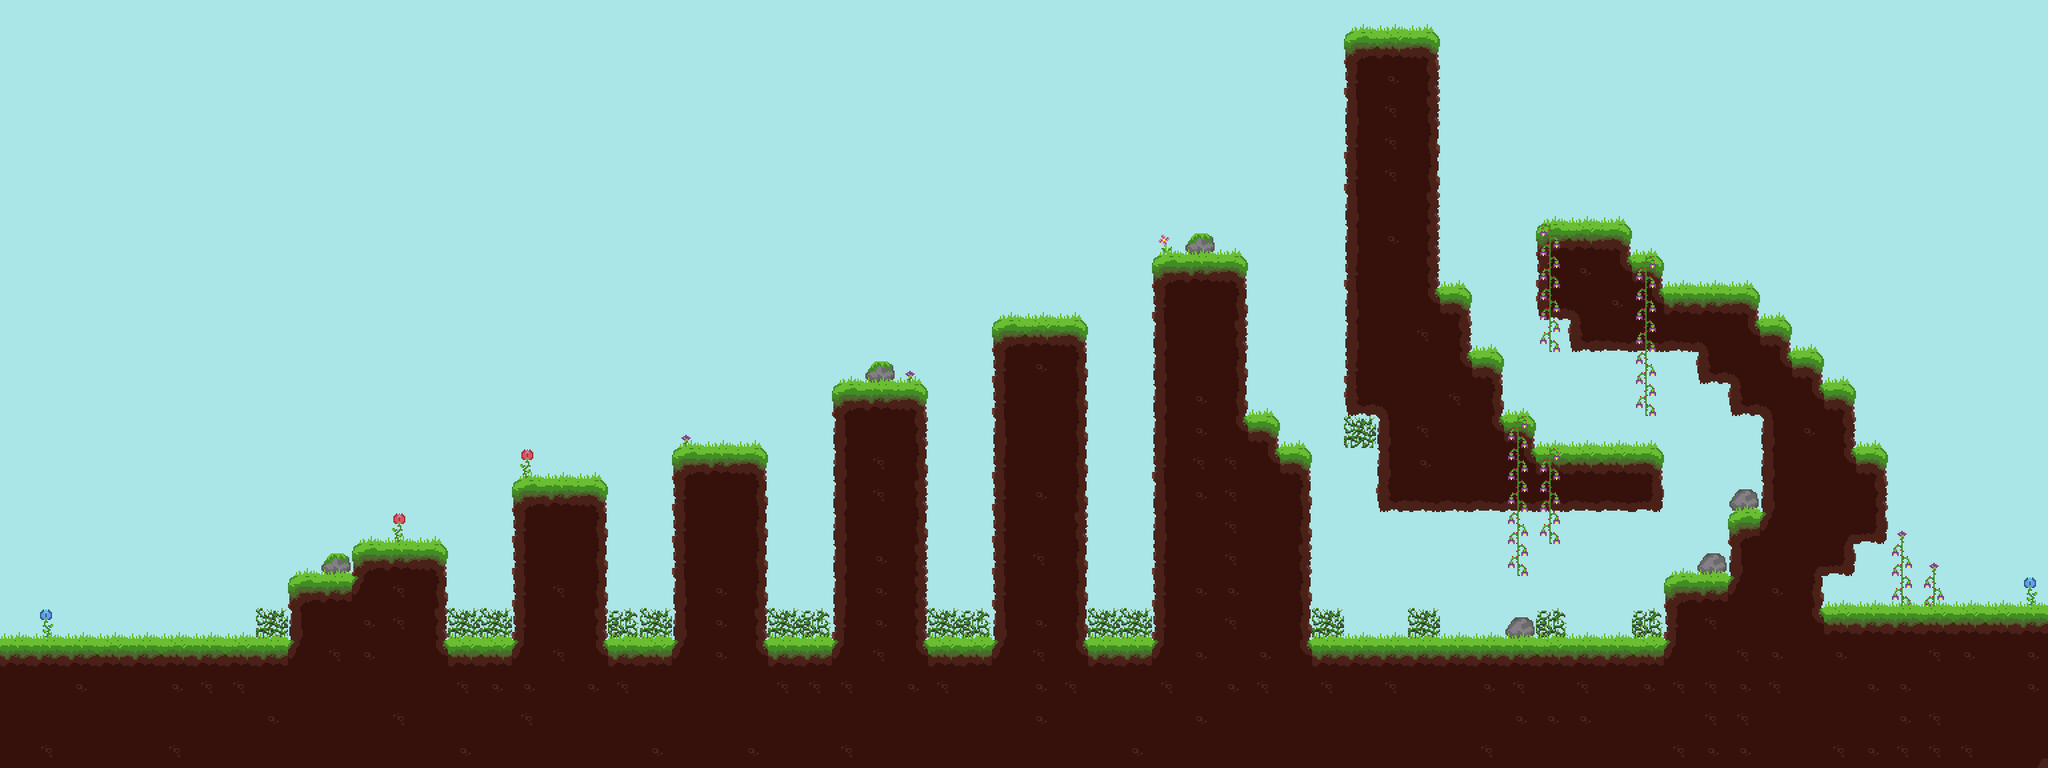

Tiled map render using the project's own tile images. Description and the map definition, with tile-layer contents summarised, below:
An orthogonal 64x24 tile map with 48x48 px tiles, 4 tile layers (ground, dangerous, decor, herbe), 3 tilesets and 5 objects (3x rat, Début de niveau, level-end).

<map version="1.0" orientation="orthogonal" width="64" height="24" tilewidth="48" tileheight="48" backgroundcolor="#aae6e7">
 <properties>
  <property name="background-1-hspeed" value="-1.2" />
  <property name="background-1-image" value="trees-2" />
  <property name="background-1-vspeed" value="-1.1" />
 </properties>
 <tileset firstgid="1" name="forest" tilewidth="48" tileheight="48">
  <image source="../../tilesets/forest.png" width="336" height="384" />
  <terraintypes>
   <terrain name="grassy-ground" tile="-1" />
  </terraintypes>
  <tile id="1" terrain=",,,0" />
  <tile id="2" terrain=",,0,0" />
  <tile id="3" terrain=",,0,0" />
  <tile id="4" terrain=",,0," />
  <tile id="5" terrain="0,0,0," />
  <tile id="6" terrain="0,0,,0" />
  <tile id="8" terrain=",0,,0" />
  <tile id="9" terrain="0,0,0,0" />
  <tile id="10" terrain="0,0,0,0" />
  <tile id="11" terrain="0,,0," />
  <tile id="12" terrain="0,,0,0" />
  <tile id="13" terrain=",0,0,0" />
  <tile id="15" terrain=",0,,0" />
  <tile id="16" terrain="0,0,0,0" />
  <tile id="17" terrain="0,0,0,0" />
  <tile id="18" terrain="0,,0," />
  <tile id="22" terrain=",0,," />
  <tile id="23" terrain="0,0,," />
  <tile id="24" terrain="0,0,," />
  <tile id="25" terrain="0,,," />
 </tileset>
 <tileset firstgid="57" source="../../tilesets/dangerous.tsx" />
 <tileset firstgid="60" name="decor-forest" tilewidth="48" tileheight="48">
  <image source="../../tilesets/decor-forest.png" width="192" height="192" />
 </tileset>
 <layer name="ground" width="64" height="24">
  <data>[1536 cells, 553 non-empty, 22 distinct tile ids]</data>
 </layer>
 <layer name="dangerous" width="64" height="24">
  <data>[1536 cells, 21 non-empty, 4 distinct tile ids]</data>
 </layer>
 <objectgroup name="controls" width="64" height="24">
  <object name="level-start" type="Début de niveau" x="3" y="822" width="48" height="48" />
  <object name="level-end" x="3019" y="587" width="49" height="318" />
 </objectgroup>
 <objectgroup name="objet non terminé" width="64" height="24" />
 <objectgroup name="objects" width="64" height="24" />
 <objectgroup name="ennemis" width="64" height="24">
  <object name="rat" x="1569" y="417" width="60" height="61" />
  <object name="rat" x="1075" y="608" width="70" height="63" />
  <object name="rat" x="2193" y="893" width="79" height="65" />
 </objectgroup>
 <layer name="decor" width="64" height="24">
  <data>[1536 cells, 33 non-empty, 8 distinct tile ids]</data>
 </layer>
 <layer name="herbe" width="64" height="24">
  <data>[1536 cells, 83 non-empty, 3 distinct tile ids]</data>
 </layer>
</map>
